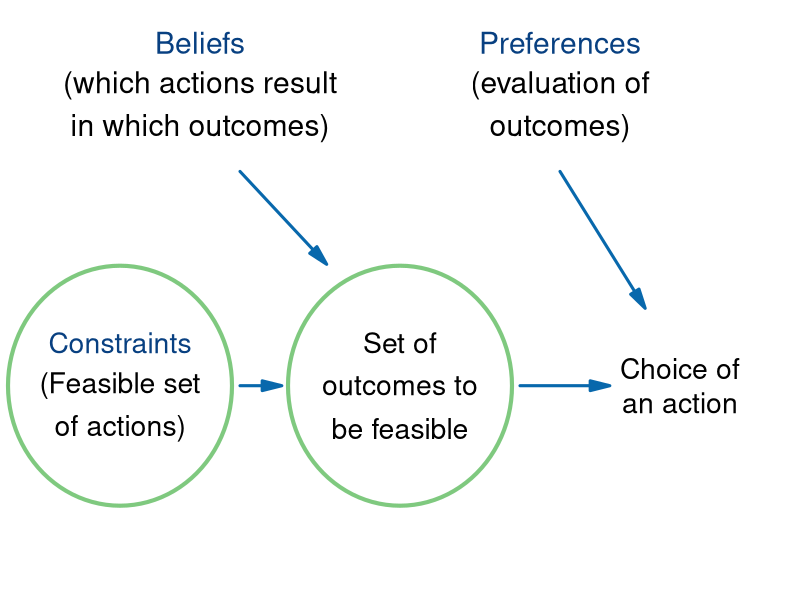

R code for this plot:
require(shape)
library(plotrix)
pdf(file = "people/preferences_beliefs_constraints_v2.pdf", width = 9, height = 7)

#Set parameters for graphics
axislabelsize <- 1.5
labelsize <- 1.8
actionlabelsize <- 1.7
graphlinewidth <- 3
segmentlinewidth <- 2
fadelevel <- 0.3
elwidth = 4

COL <- c("#7fc97f", "#beaed4", "#fdc086", "#ffff99", "#386cb0", "#f0027f", "#bf5b17", "#666666")
COLA <- c("#99d8c9","#66c2a4","#41ae76", "#238b45", "#005824")
COLB <- c("#4eb3d3", "#2b8cbe", "#0868ac","#084081")

par(mar =  c(0, 0, 0, 0))

xlims <- c(0, 10)
ylims <- c(1.5, 8.5)

npts <- 501 
x <- seq(xlims[1], xlims[2], length.out = npts)
y <- seq(ylims[1], ylims[2], length.out = npts) 

plot(0, 0, xlim = xlims, ylim = ylims, type = "n",
     xlab = expression(paste("")),
     ylab = expression(paste("")), 
     xaxt = "n", 
     yaxt = "n", 
     cex.lab = axislabelsize, 
     bty = "n",
     xaxs="i", 
     yaxs="i")

ticksy <- seq(from = 0, to = ylims[2], by = 2)
ylabels <- seq(from = 0, to = ylims[2], by = 2)
ticksx <- seq(from = 0, to = xlims[2], by = 2)
xlabels <- seq(from = 0, to = xlims[2], by = 2)


draw.ellipse(1.5, 4, a = 1.4, b = 1.4, border = COL[1], angle=c(0), lty=1, lwd = elwidth)
text(1.5, 4.5, expression(paste("Constraints")), cex = actionlabelsize,col = COLB[4])
text(1.5, 4, expression(paste("(Feasible set")), cex = actionlabelsize)
text(1.5, 3.5, expression(paste("of actions)")), cex = actionlabelsize)
text(2.5, 8, expression(paste("Beliefs")), cex = labelsize, col = COLB[4])
text(2.5, 7.5, expression(paste("(which actions result")), cex = labelsize)
text(2.5, 7, expression(paste("in which outcomes)")), cex = labelsize)
#text(3.4, 7.5, expression(paste("Beliefs")), cex = labelsize, col = COLB[4])
#text(5, 7.5, expression(paste(phantom()==phantom(), "Feasible set")), cex = labelsize)

Arrows(3, 4, 3.4, 4, col = COLB[3], lty = 1, lwd = 3, arr.type = "triangle")

draw.ellipse(5, 4, a = 1.4, b = 1.4, border = COL[1], angle=c(0), lty=1, lwd = elwidth)
text(5, 4.5, expression(paste("Set of")), cex = actionlabelsize)
text(5, 4, expression(paste("outcomes to")), cex = actionlabelsize)
text(5, 3.5, expression(paste("be feasible")), cex = actionlabelsize)

Arrows(3, 6.5, 4, 5.5, col = COLB[3], lty = 1, lwd = 3, arr.type = "triangle")

Arrows(7, 6.5, 8, 5, col = COLB[3], lty = 1, lwd = 3, arr.type = "triangle")

Arrows(6.5, 4, 7.5, 4, col = COLB[3], lty = 1, lwd = 3, arr.type = "triangle")

#draw.ellipse(8.5, 5, a = 1.4, b = 1.4, border = COL[1], angle=c(0), lty=1, lwd = elwidth)
text(8.5, 4.2, expression(paste("Choice of")), cex = actionlabelsize)
text(8.5, 3.8, expression(paste("an action")), cex = actionlabelsize)

#text(4.6, 2.9, expression(paste("Feasible set + ")), cex = labelsize)
text(7, 8, expression(paste("Preferences")), cex = labelsize, col = COLB[4])
#text(8.45, 2.9, expression(paste(phantom()==phantom(), "Ranking of")), cex = labelsize)
text(7, 7.5, expression(paste("(evaluation of")), cex = labelsize)
text(7, 7, expression(paste("outcomes)")), cex = labelsize)

dev.off()
